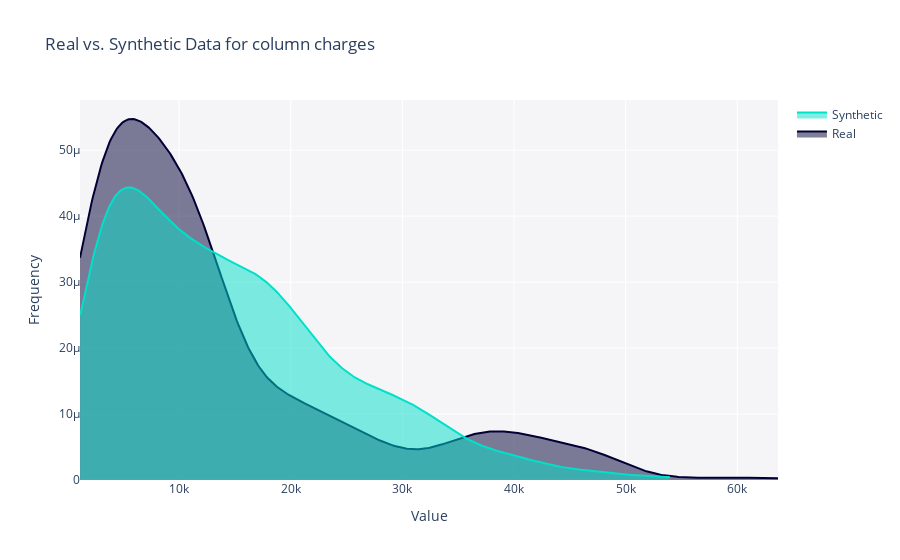

The code cell stored with this chart in its notebook:
### Markdown cell above
**Visualize the distributions of given features in the synthetic data using `sdmetrics.report.utils.get_column_plot()`**

**TO DO:** Change the parameter `column_name` to visualize different variables

### Code cell
fig = utils.get_column_plot(
    real_data=df,
    synthetic_data=df_gaussian,
    column_name='charges',
    metadata=metadata
)

fig.show()

### Figure 1 — Plotly figure (JSON) as saved in the notebook; plotly's stock layout.template omitted (floating-point values rounded to 4 significant figures; data arrays with more than 128 entries replaced by an {"elided": "..."} marker saying what was removed)
{"data": [{"fill": "tozeroy", "hovertemplate": "<b>Real</b><br>Value: %{x}<br>Frequency: %{y}<extra></extra>", "legendgroup": "Real", "marker": {"color": "#000036"}, "mode": "lines", "name": "Real", "showlegend": true, "type": "scatter", "x": {"elided": "500 float values"}, "xaxis": "x", "y": {"elided": "500 float values"}, "yaxis": "y"}, {"fill": "tozeroy", "hovertemplate": "<b>Synthetic</b><br>Value: %{x}<br>Frequency: %{y}<extra></extra>", "legendgroup": "Synthetic", "marker": {"color": "#01E0C9"}, "mode": "lines", "name": "Synthetic", "showlegend": true, "type": "scatter", "x": {"elided": "500 float values"}, "xaxis": "x", "y": {"elided": "500 float values"}, "yaxis": "y"}], "layout": {"autosize": true, "barmode": "overlay", "hovermode": "closest", "legend": {"traceorder": "reversed"}, "plot_bgcolor": "#F5F5F8", "title": {"text": "Real vs. Synthetic Data for column charges"}, "xaxis": {"anchor": "y2", "autorange": true, "domain": [0, 1], "range": [1122.0, 63650.0], "title": {"text": "Value"}, "type": "linear", "zeroline": false}, "yaxis": {"anchor": "free", "autorange": true, "domain": [0, 1], "position": 0, "range": [0, 5.761e-05], "title": {"text": "Frequency"}, "type": "linear"}}}
